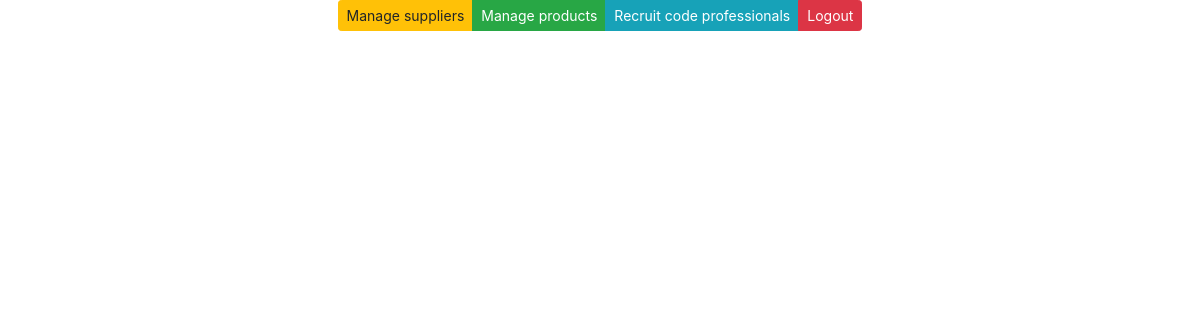
Page /edit-supplier-get/1/ on the earlier database version.
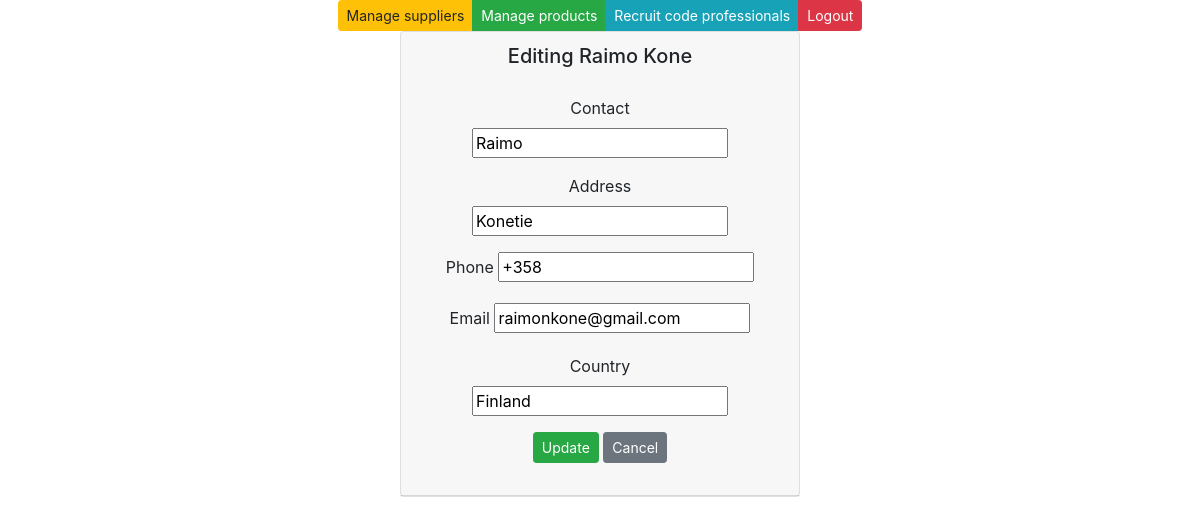
Same page on the later database version.
### app/models.py (models this page shows)
class Supplier(models.Model):
    companyname=models.CharField(max_length=50, default = 'lakufirma')
    contactname=models.CharField(max_length=50, default = 'tommi')
    address=models.CharField(max_length=100, default = 'tie 3')
    phone=models.CharField(max_length=50, default = '050123456')
    email=models.CharField(max_length=50, default = 'tommi.tommi@gmail.com')
    country=models.CharField(max_length=50, default = 'Finland')
    class Meta:
        ordering = ['companyname']

### app/views.py (the view)
# urls.py: path('edit-supplier-get/<int:id>/', edit_supplier_get),
def edit_supplier_get(request, id):
    supplier = Supplier.objects.filter(id = id)
    context = {'supplier': supplier}
    return render (request,"edit_supplier.html",context)

### app/templates/edit_supplier.html (shortened to what this page needs)
{% extends 'index.html' %}
{% block content %}
{% for s in supplier %}
<div class="card" style="width: 25rem;">
    <div class="card-header">
        <h5>Editing {{s.companyname}}</h5>
        <div class="card-body">
            <form method="post" action="/edit-supplier-post/{{s.id}}/">
                <div class="form-group">
                    <label>Contact</label>
                    <input type="text" name="contactname" value={{s.contactname}}>
                </div>
                <div class="form-group">
                    <label>Address</label>
                    <input type="text" name="address" value={{s.address}}>
                </div>
                <div class="form-group">
                    <label>Phone</label>
                    <input type="tel" name="phone" value={{s.phone}}>
                </div>
                <div class="form-group">
                    <label>Email</label>
                    <input type="text" name="email" value={{s.email}}>
                </div>
                <div class="form-group">
                    <label>Country</label>
                    <input type="text" name="country" value={{s.country}}>
                </div>
                <input type="submit" value="Update" class="btn btn-success btn-sm">
                <input type="button" onclick="window.location.href='/suppliers'" id="hide-btn"
                    class="btn btn-secondary btn-sm" value="Cancel">
            </form>
        </div>
    </div>
</div>
{%endfor%}
{% endblock %}

Differences in the rows shown:
added Supplier: companyname "Raimo Kone", email "raimonkone@gmail.com", country "Finland"
